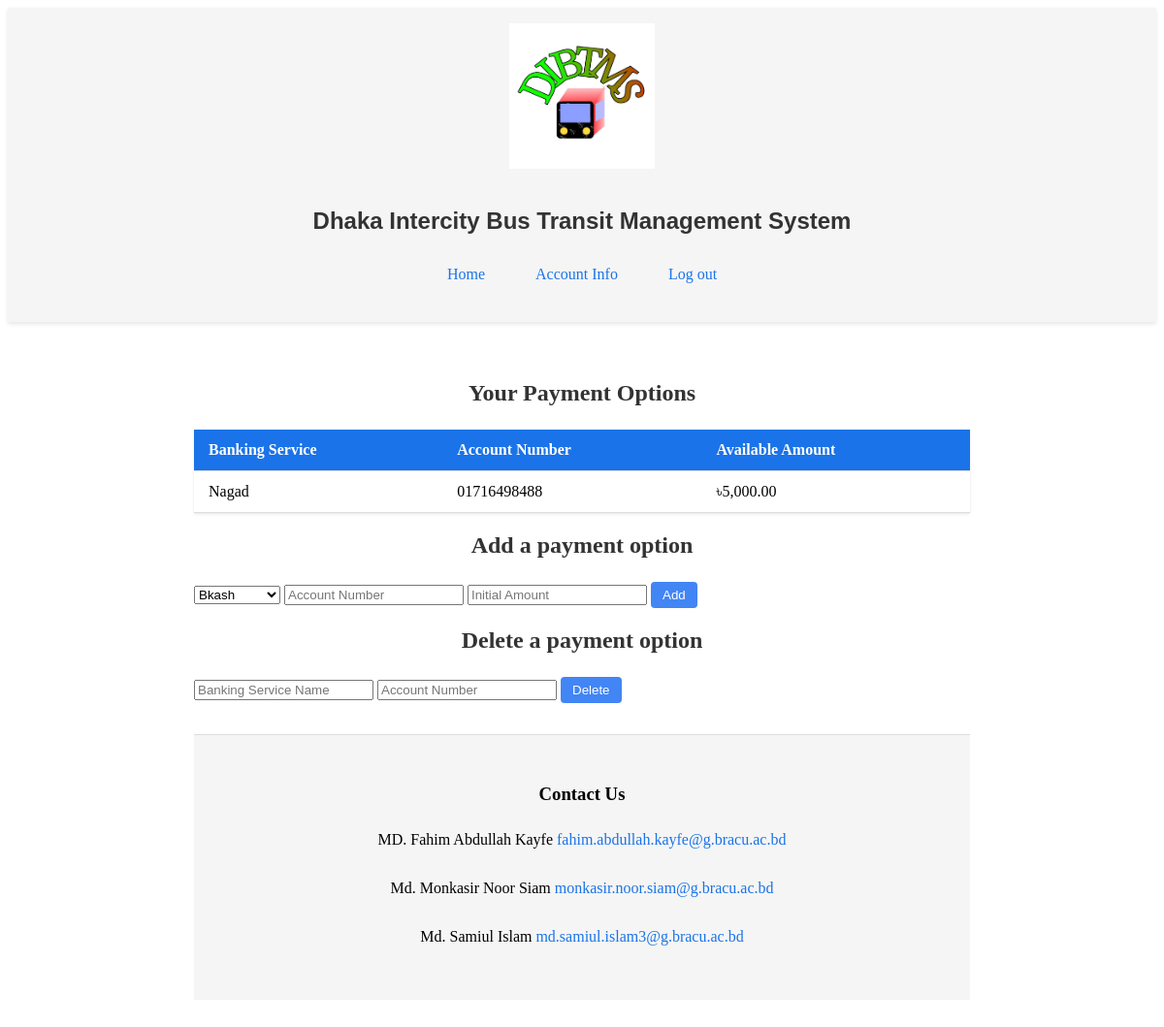
The app's page /payment_options.php (signed in), older data.
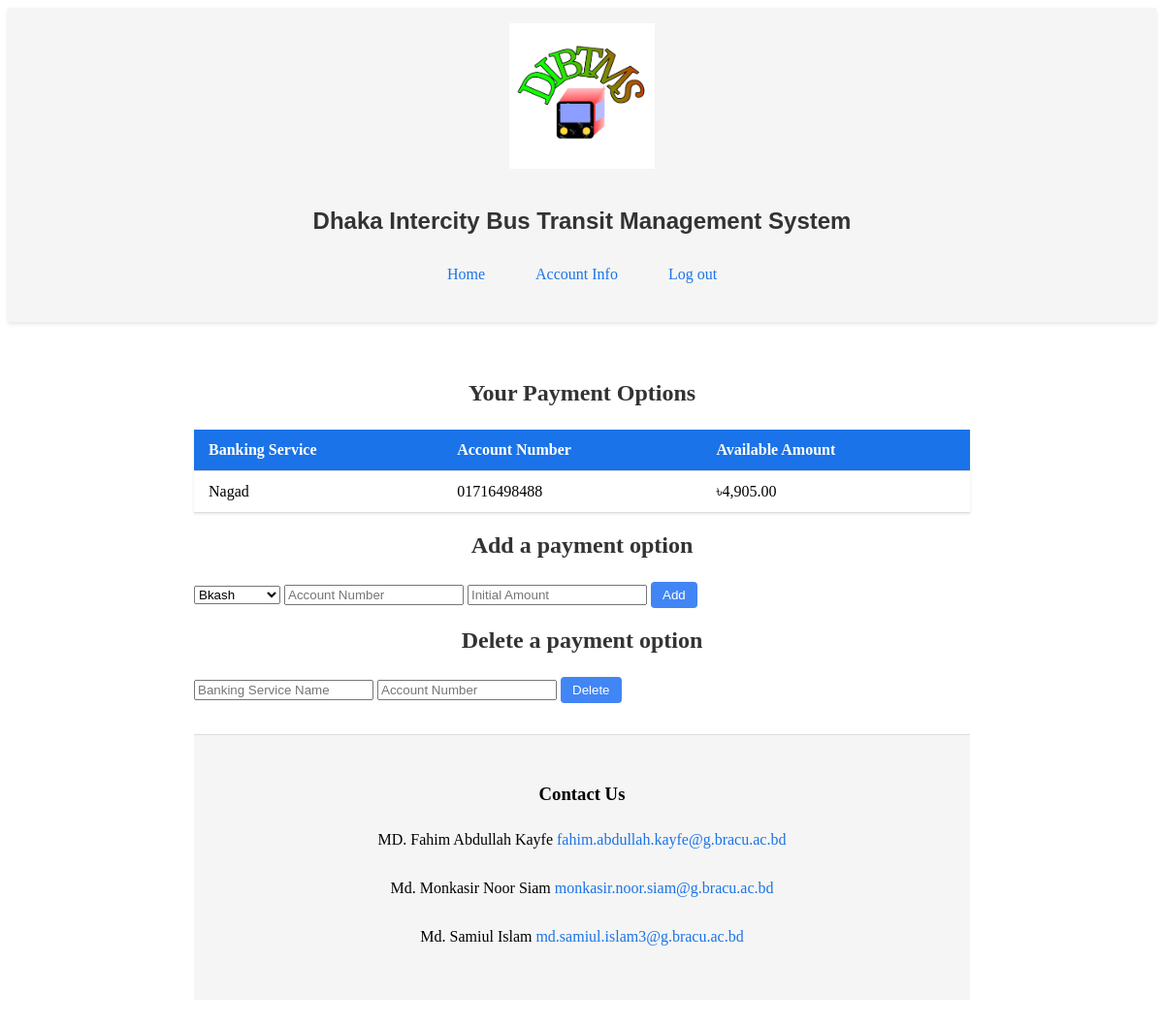
The same page, newer data.
### tables this page shows
CREATE TABLE `payment_options` (
  `p_id` int(6) NOT NULL,
  `banking_service_name` varchar(20) NOT NULL,
  `acc_number` varchar(30) NOT NULL,
  `amount` int(11) NOT NULL
);

### payment_options.php (the view, shortened to what this page needs)
<?php
    include("header.php");
    include("database.php");
?>
<!DOCTYPE html>
<html lang="en">
<head>
    <link rel="stylesheet" href="styles/main.css">
</head>
<body>
<?php
    $user_id = $_SESSION["id"];
    $sql = "SELECT pa.*
            FROM payment_options pa
            LEFT JOIN passengers p ON p.p_id = pa.p_id
            WHERE p.p_id = '$user_id'";
    $result = mysqli_query($conn, $sql);
?>
<body>
    <div class='payment-options'>
        <h2>Your Payment Options</h2>
        <table class="payment-table">
            <thead>
                <tr>
                    <th>Banking Service</th>
                    <th>Account Number</th>
                    <th>Available Amount</th>
                </tr>
            </thead>
            <tbody>
                <?php
                while($row = mysqli_fetch_assoc($result)) {
                    echo "<tr>";
                    echo "<td>" . htmlspecialchars($row['banking_service_name']) . "</td>";
                    echo "<td>" . (is_null($row['acc_number']) ? "Not Set" : htmlspecialchars($row['acc_number'])) . "</td>";
                    echo "<td>৳" . number_format($row['amount'], 2) . "</td>";
                    echo "</tr>";
                }
                ?>
            </tbody>
        </table>
    <div class="button-container">
        <h2>Add a payment option</h2>
        <form method="post" class="add-form">
            <select name="banking_service" required>
                <option value="Bkash">Bkash</option>
            </select>
            <input type="text" name="acc_number" placeholder="Account Number" required>
            <input type="number" name="amount" placeholder="Initial Amount" required>
            <button type="submit" name="add" class="edit-btn">Add</button>
        </form>
        <h2>Delete a payment option</h2>
        <form method="post" class="delete-form">
            <input type="text" name="banking_service" placeholder="Banking Service Name" required>
            <input type="number" name="acc_number" placeholder="Account Number" required>
            <button type="submit" name="delete" class="edit-btn">Delete</button>
            </form>
        </div>
</body>

### header.php (shortened to what this page needs)
<!DOCTYPE html>
<html lang="en">
<head>
    <link rel="stylesheet" href="styles/main.css">
</head>
<header>
    <img src="DIBTMS_logo.jpg" alt="Dhaka Intercity Bus Transit Management System logo">
    <h2>Dhaka Intercity Bus Transit Management System</h2>
    <nav>
    <?php
        if(empty($_SESSION["id"])){
            ?>
            <a href="home.php">Home</a>
            <a href="login.php">Login</a>
            <a href="registration.php">Register</a>
            <?php
        }
        else {
            if(substr($_SESSION["id"], 0, 1) == 1){
                ?>
                <a href="admin.php">Home</a>
                <a href="account.php">Account Info</a>
                <a href="logout.php">Log out</a>
                <?php
            }
            elseif(substr($_SESSION["id"], 0, 1) == 2){
                ?>
                <a href="manager.php">Home</a>
                <a href="account.php">Account Info</a>
                <a href="logout.php">Log out</a>
                <?php
            }
            else{
                ?>
                <a href="passenger.php">Home</a>
                <a href="account.php">Account Info</a>
                <a href="logout.php">Log out</a>
                <?php
            }
        }
    ?>
    </nav>
</header>
</html>

### styles/main.css (style rules this page uses)
:root { --primary-color: #1a73e8; --secondary-color: #4285f4; --text-color: #333; --light-gray: #f5f5f5; --border-color: #ddd; }
header { background-color: var(--light-gray); padding: 1rem; text-align: center; box-shadow: 0 2px 4px rgba(0,0,0,0.1); }
header img { max-width: 150px; height: auto; margin-bottom: 1rem; }
header h2 { color: var(--text-color); margin-bottom: 1.5rem; font-family: 'Arial', sans-serif; }
nav { margin: 1rem 0; }
nav a { display: inline-block; padding: 0.5rem 1rem; margin: 0 0.5rem; color: var(--primary-color); text-decoration: none; border-radius: 4px; transition: background-color 0.3s; }
footer { background-color: var(--light-gray); padding: 2rem; text-align: center; margin-top: 2rem; border-top: 1px solid var(--border-color); }
footer a { color: var(--primary-color); text-decoration: none; display: inline-block; margin: 0.5rem 0; }
.payment-options { max-width: 800px; margin: 20px auto; padding: 20px; }
.payment-options h2 { color: var(--text-color); margin-bottom: 1.5rem; text-align: center; }
.payment-table { width: 100%; border-collapse: collapse; margin-top: 20px; background-color: white; box-shadow: 0 1px 3px rgba(0,0,0,0.1); }
.payment-table th, .payment-table td { padding: 12px 15px; text-align: left; border-bottom: 1px solid var(--border-color); }
.payment-table th { background-color: var(--primary-color); color: white; font-weight: bold; }
.edit-btn { padding: 6px 12px; background-color: var(--secondary-color); color: white; border: none; border-radius: 4px; cursor: pointer; transition: background-color 0.3s; }

Row changes from the older to the newer data that the page shows:
changed payment_options "Nagad": amount "5,000.00" → "4,905.00"
